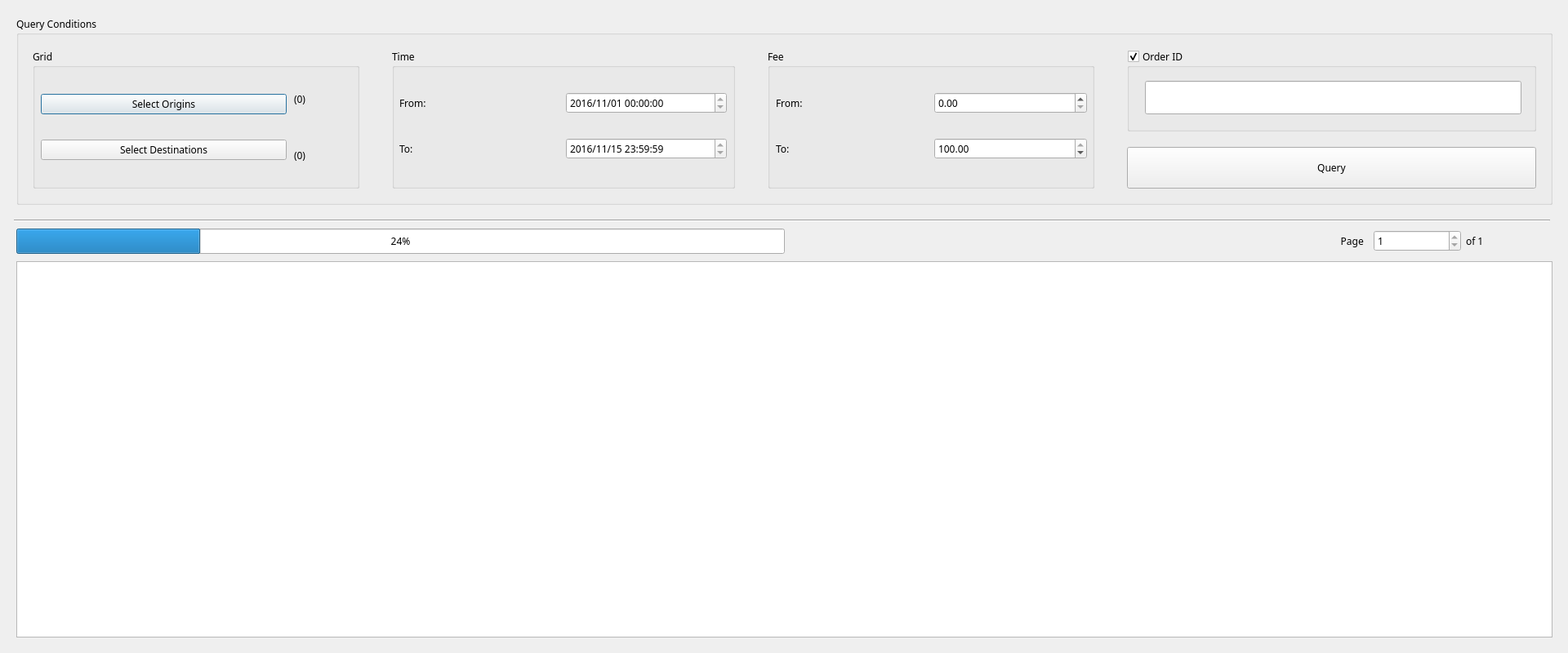
<?xml version="1.0" encoding="UTF-8"?>
<ui version="4.0">
 <class>QueryWindow</class>
 <widget class="QDialog" name="QueryWindow">
  <property name="geometry">
   <rect>
    <x>0</x>
    <y>0</y>
    <width>1920</width>
    <height>800</height>
   </rect>
  </property>
  <property name="windowTitle">
   <string>Dialog</string>
  </property>
  <widget class="QGroupBox" name="groupBox">
   <property name="geometry">
    <rect>
     <x>20</x>
     <y>20</y>
     <width>1881</width>
     <height>231</height>
    </rect>
   </property>
   <property name="font">
    <font>
     <family>微软雅黑</family>
    </font>
   </property>
   <property name="title">
    <string>Query Conditions</string>
   </property>
   <widget class="QGroupBox" name="groupBox_2">
    <property name="geometry">
     <rect>
      <x>20</x>
      <y>40</y>
      <width>400</width>
      <height>171</height>
     </rect>
    </property>
    <property name="title">
     <string>Grid</string>
    </property>
    <widget class="QWidget" name="verticalLayoutWidget_2">
     <property name="geometry">
      <rect>
       <x>10</x>
       <y>30</y>
       <width>301</width>
       <height>131</height>
      </rect>
     </property>
     <layout class="QVBoxLayout" name="verticalLayout_2">
      <item>
       <widget class="QPushButton" name="selectOri">
        <property name="text">
         <string>Select Origins</string>
        </property>
       </widget>
      </item>
      <item>
       <widget class="QPushButton" name="selectDes">
        <property name="text">
         <string>Select Destinations</string>
        </property>
       </widget>
      </item>
     </layout>
    </widget>
    <widget class="QWidget" name="verticalLayoutWidget_3">
     <property name="geometry">
      <rect>
       <x>320</x>
       <y>30</y>
       <width>71</width>
       <height>131</height>
      </rect>
     </property>
     <layout class="QVBoxLayout" name="verticalLayout_3">
      <item>
       <widget class="QLabel" name="selectOriNum">
        <property name="text">
         <string>(0)</string>
        </property>
       </widget>
      </item>
      <item>
       <widget class="QLabel" name="selectDesNum">
        <property name="text">
         <string>(0)</string>
        </property>
       </widget>
      </item>
     </layout>
    </widget>
   </widget>
   <widget class="QGroupBox" name="groupBox_3">
    <property name="geometry">
     <rect>
      <x>460</x>
      <y>40</y>
      <width>420</width>
      <height>171</height>
     </rect>
    </property>
    <property name="title">
     <string>Time</string>
    </property>
    <widget class="QWidget" name="verticalLayoutWidget">
     <property name="geometry">
      <rect>
       <x>9</x>
       <y>29</y>
       <width>401</width>
       <height>131</height>
      </rect>
     </property>
     <layout class="QVBoxLayout" name="verticalLayout">
      <item>
       <layout class="QHBoxLayout" name="horizontalLayout">
        <item>
         <widget class="QLabel" name="label_3">
          <property name="text">
           <string>From:</string>
          </property>
         </widget>
        </item>
        <item>
         <widget class="QDateTimeEdit" name="selectTimeFrom">
          <property name="dateTime">
           <datetime>
            <hour>0</hour>
            <minute>0</minute>
            <second>0</second>
            <year>2016</year>
            <month>11</month>
            <day>1</day>
           </datetime>
          </property>
          <property name="maximumDateTime">
           <datetime>
            <hour>23</hour>
            <minute>59</minute>
            <second>59</second>
            <year>2016</year>
            <month>11</month>
            <day>15</day>
           </datetime>
          </property>
          <property name="minimumDateTime">
           <datetime>
            <hour>0</hour>
            <minute>0</minute>
            <second>0</second>
            <year>2016</year>
            <month>11</month>
            <day>1</day>
           </datetime>
          </property>
          <property name="displayFormat">
           <string>yyyy/MM/dd HH:mm:ss</string>
          </property>
         </widget>
        </item>
       </layout>
      </item>
      <item>
       <layout class="QHBoxLayout" name="horizontalLayout_2">
        <item>
         <widget class="QLabel" name="label_4">
          <property name="text">
           <string>To:</string>
          </property>
         </widget>
        </item>
        <item>
         <widget class="QDateTimeEdit" name="selectTimeTo">
          <property name="dateTime">
           <datetime>
            <hour>23</hour>
            <minute>59</minute>
            <second>59</second>
            <year>2016</year>
            <month>11</month>
            <day>15</day>
           </datetime>
          </property>
          <property name="time">
           <time>
            <hour>23</hour>
            <minute>59</minute>
            <second>59</second>
           </time>
          </property>
          <property name="maximumDateTime">
           <datetime>
            <hour>23</hour>
            <minute>59</minute>
            <second>59</second>
            <year>2016</year>
            <month>11</month>
            <day>15</day>
           </datetime>
          </property>
          <property name="minimumDateTime">
           <datetime>
            <hour>0</hour>
            <minute>0</minute>
            <second>0</second>
            <year>2016</year>
            <month>11</month>
            <day>1</day>
           </datetime>
          </property>
          <property name="displayFormat">
           <string>yyyy/MM/dd HH:mm:ss</string>
          </property>
         </widget>
        </item>
       </layout>
      </item>
     </layout>
    </widget>
   </widget>
   <widget class="QGroupBox" name="groupBox_4">
    <property name="geometry">
     <rect>
      <x>920</x>
      <y>40</y>
      <width>400</width>
      <height>171</height>
     </rect>
    </property>
    <property name="title">
     <string>Fee</string>
    </property>
    <widget class="QWidget" name="verticalLayoutWidget_4">
     <property name="geometry">
      <rect>
       <x>10</x>
       <y>29</y>
       <width>381</width>
       <height>131</height>
      </rect>
     </property>
     <layout class="QVBoxLayout" name="verticalLayout_4">
      <item>
       <layout class="QHBoxLayout" name="horizontalLayout_3">
        <item>
         <widget class="QLabel" name="label_5">
          <property name="text">
           <string>From:</string>
          </property>
         </widget>
        </item>
        <item>
         <widget class="QDoubleSpinBox" name="selectFeeFrom">
          <property name="maximum">
           <double>100.000000000000000</double>
          </property>
         </widget>
        </item>
       </layout>
      </item>
      <item>
       <layout class="QHBoxLayout" name="horizontalLayout_4">
        <item>
         <widget class="QLabel" name="label_6">
          <property name="text">
           <string>To:</string>
          </property>
         </widget>
        </item>
        <item>
         <widget class="QDoubleSpinBox" name="selectFeeTo">
          <property name="maximum">
           <double>100.000000000000000</double>
          </property>
          <property name="value">
           <double>100.000000000000000</double>
          </property>
         </widget>
        </item>
       </layout>
      </item>
     </layout>
    </widget>
   </widget>
   <widget class="QPushButton" name="queryApplied">
    <property name="geometry">
     <rect>
      <x>1360</x>
      <y>160</y>
      <width>501</width>
      <height>51</height>
     </rect>
    </property>
    <property name="text">
     <string>Query</string>
    </property>
   </widget>
   <widget class="QGroupBox" name="groupBox_5">
    <property name="geometry">
     <rect>
      <x>1360</x>
      <y>40</y>
      <width>501</width>
      <height>101</height>
     </rect>
    </property>
    <property name="title">
     <string>Order ID</string>
    </property>
    <property name="checkable">
     <bool>true</bool>
    </property>
    <property name="checked">
     <bool>true</bool>
    </property>
    <widget class="QLineEdit" name="orderID">
     <property name="geometry">
      <rect>
       <x>22</x>
       <y>39</y>
       <width>461</width>
       <height>41</height>
      </rect>
     </property>
    </widget>
   </widget>
  </widget>
  <widget class="QTableView" name="queryTableView">
   <property name="geometry">
    <rect>
     <x>20</x>
     <y>320</y>
     <width>1881</width>
     <height>461</height>
    </rect>
   </property>
  </widget>
  <widget class="Line" name="line">
   <property name="geometry">
    <rect>
     <x>17</x>
     <y>260</y>
     <width>1881</width>
     <height>20</height>
    </rect>
   </property>
   <property name="orientation">
    <enum>Qt::Horizontal</enum>
   </property>
  </widget>
  <widget class="QLabel" name="showConditions">
   <property name="geometry">
    <rect>
     <x>20</x>
     <y>280</y>
     <width>1881</width>
     <height>31</height>
    </rect>
   </property>
   <property name="font">
    <font>
     <family>微软雅黑</family>
    </font>
   </property>
   <property name="text">
    <string/>
   </property>
  </widget>
  <widget class="QProgressBar" name="progressBar">
   <property name="geometry">
    <rect>
     <x>20</x>
     <y>280</y>
     <width>941</width>
     <height>31</height>
    </rect>
   </property>
   <property name="font">
    <font>
     <family>微软雅黑</family>
    </font>
   </property>
   <property name="value">
    <number>24</number>
   </property>
  </widget>
  <widget class="QWidget" name="horizontalLayoutWidget_5">
   <property name="geometry">
    <rect>
     <x>1570</x>
     <y>270</y>
     <width>331</width>
     <height>51</height>
    </rect>
   </property>
   <layout class="QHBoxLayout" name="horizontalLayout_5">
    <item>
     <widget class="QLabel" name="label">
      <property name="font">
       <font>
        <family>微软雅黑</family>
       </font>
      </property>
      <property name="text">
       <string>Page  </string>
      </property>
      <property name="alignment">
       <set>Qt::AlignRight|Qt::AlignTrailing|Qt::AlignVCenter</set>
      </property>
     </widget>
    </item>
    <item>
     <widget class="QSpinBox" name="pageSpinBox">
      <property name="font">
       <font>
        <family>微软雅黑</family>
       </font>
      </property>
      <property name="minimum">
       <number>1</number>
      </property>
      <property name="maximum">
       <number>1</number>
      </property>
     </widget>
    </item>
    <item>
     <widget class="QLabel" name="pageMax">
      <property name="font">
       <font>
        <family>微软雅黑</family>
       </font>
      </property>
      <property name="text">
       <string>of 1</string>
      </property>
     </widget>
    </item>
   </layout>
  </widget>
 </widget>
 <resources/>
 <connections/>
</ui>
